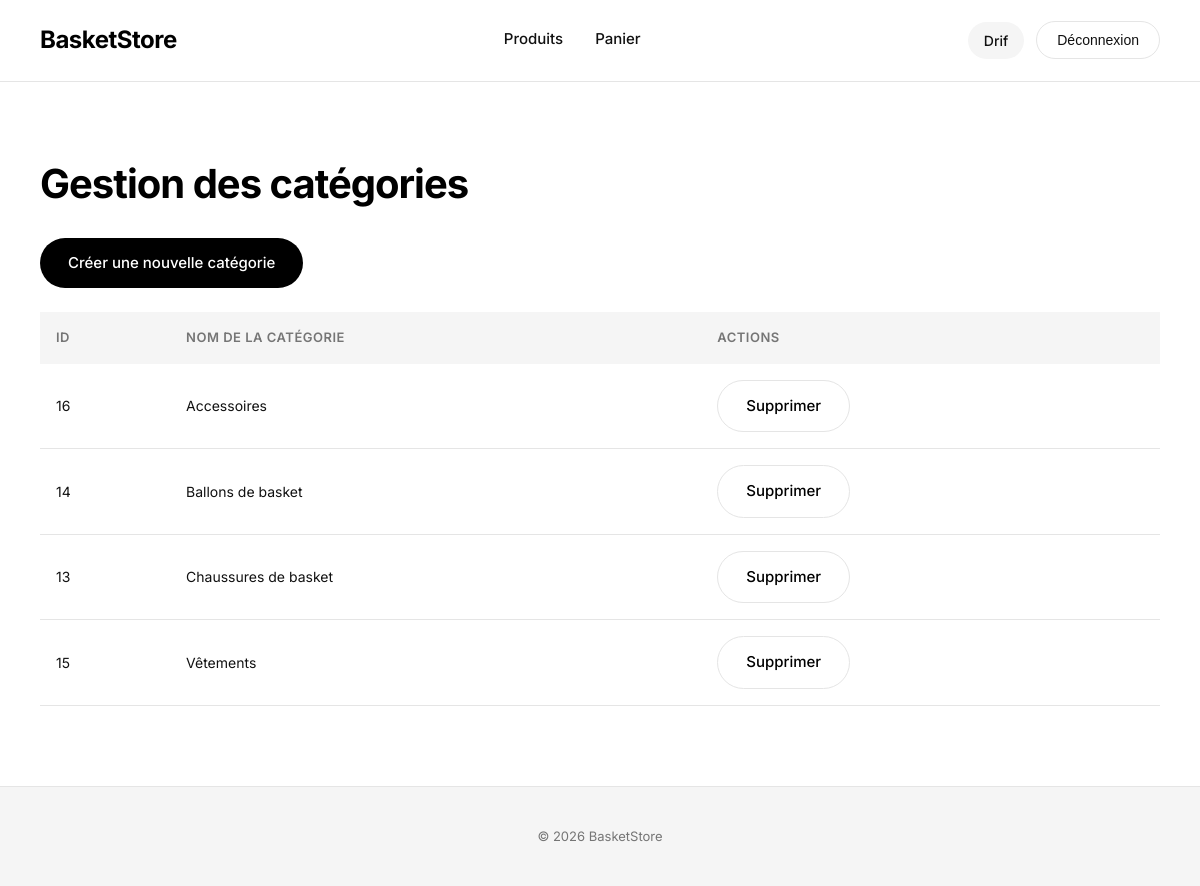
The app's page /admin/categories (signed in) with its own data.
### tables this page shows
CREATE TABLE `categories` (
  `id` int(11) NOT NULL,
  `name` varchar(100) NOT NULL
);

### app/Controllers/AdminController.php (called while the page is built, shortened)
<?php
class AdminController
{
    public function adminCategories()
    {
        $categories = Category::All();
        require __DIR__ . '/../Views/admin/categories.php';
        require __DIR__ . '/../Views/layout.php';
    }
}

### public/index.php (called while the page is built, shortened)
<?php
$routes = [
    ['GET', '/', [Mini\Controllers\HomeController::class, 'index']],
    ['GET', '/liste', [Mini\Controllers\ProductsController::class, 'liste']],
    ['GET', '/products', [Mini\Controllers\ProductsController::class, 'show']],
    ['GET', '/panier', [Mini\Controllers\PanierController::class, 'index']],
    ['GET', '/panier/add', [Mini\Controllers\PanierController::class, 'add']],
    ['GET', '/panier/remove', [Mini\Controllers\PanierController::class, 'remove']],
    ['POST', '/panier/update', [Mini\Controllers\PanierController::class, 'update']],
    ['GET', '/connexion', [Mini\Controllers\AuthController::class, 'connexion']],
    ['POST', '/connexion', [Mini\Controllers\AuthController::class, 'connexion']],
    ['GET', '/inscription', [Mini\Controllers\AuthController::class, 'inscription']],
    ['POST', '/inscription', [Mini\Controllers\AuthController::class, 'inscription']],
    ['GET', '/deconnexion', [Mini\Controllers\AuthController::class, 'deconnexion']],
    ['GET', '/admin', [Mini\Controllers\AdminController::class, 'index']],
    ['GET', '/admin/products', [Mini\Controllers\AdminController::class, 'adminProducts']],
    ['GET', '/admin/products/create', [Mini\Controllers\AdminController::class, 'createProduct']],
    ['POST', '/admin/products/create', [Mini\Controllers\AdminController::class, 'createProduct']],
    ['GET', '/admin/products/edit', [Mini\Controllers\AdminController::class, 'editProduct']],
    ['POST', '/admin/products/edit', [Mini\Controllers\AdminController::class, 'editProduct']],
    ['GET', '/admin/products/delete', [Mini\Controllers\AdminController::class, 'deleteProduct']],
    ['GET', '/admin/categories', [Mini\Controllers\AdminController::class, 'adminCategories']],
    ['GET', '/admin/categories/create', [Mini\Controllers\AdminController::class, 'createCategory']],
    ['POST', '/admin/categories/create', [Mini\Controllers\AdminController::class, 'createCategory']],
    ['GET', '/admin/categories/delete', [Mini\Controllers\AdminController::class, 'deleteCategory']],
];
$router = new Router($routes);
$router->dispatch($_SERVER['REQUEST_METHOD'], $_SERVER['REQUEST_URI']);

### app/Models/Category.php (called while the page is built, shortened)
<?php
class Category
{
    public static function all(): array
    {
        $pdo = Database::getPDO();
        return $pdo
            ->query("SELECT * FROM categories ORDER BY name ASC")
            ->fetchAll(PDO::FETCH_ASSOC);
    }
}

### app/Views/admin/categories.php (the view, shortened to what this page needs)
<h1 class="admin-title">Gestion des catégories</h1>
<div class="admin-actions">
    <a href="/admin/categories/create" class="btn btn-primary">Créer une nouvelle catégorie</a>
</div>
<table class="admin-table">
    <thead>
        <tr>
            <th>ID</th>
            <th>Nom de la catégorie</th>
            <th>Actions</th>
        </tr>
    </thead>
    <tbody>
        <?php if (!empty($categories)): ?>
            <?php foreach ($categories as $cat): ?>
                <tr>
                    <td><?= $cat['id'] ?></td>
                    <td><?= htmlspecialchars($cat['name']) ?></td>
                    <td>
                        <a href="/admin/categories/delete?id=<?= $cat['id'] ?>"
                           onclick="return confirm('Voulez-vous vraiment supprimer cette catégorie ?')"
                           class="btn btn-outline">
                           Supprimer
                        </a>
                    </td>
                </tr>
            <?php endforeach; ?>
        <?php else: ?>
            <tr>
                <td colspan="3">Aucune catégorie disponible.</td>
            </tr>
        <?php endif; ?>
    </tbody>
</table>

### app/Core/Router.php (shortened to what this page needs)
<?php
final class Router
{
    private array $routes;
    public function __construct(array $routes)
    {
        $this->routes = $routes;
    }
    public function dispatch(string $method, string $uri): void
    {
        $path = parse_url($uri, PHP_URL_PATH) ?? '/';
        foreach ($this->routes as [$routeMethod, $routePath, $handler]) {
            if ($method === $routeMethod && $path === $routePath) {
                [$class, $action] = $handler;
                $controller = new $class();
                $controller->$action();
                return;
            }
        }
    }
}

### public/style.css (style rules this page uses)
:root { --primary: #000000; --accent: #FF6B00; --bg: #FFFFFF; --bg-secondary: #F5F5F5; --text: #111111; --text-light: #757575; --border: #E5E5E5; --hover: #FAFAFA; }
* { margin: 0; padding: 0; box-sizing: border-box; }
body { font-family: 'Inter', -apple-system, BlinkMacSystemFont, 'Helvetica Neue', sans-serif; background: var(--bg); color: var(--text); line-height: 1.5; min-height: 100vh; display: flex; flex-direction: column; -webkit-font-smoothing: antialiased; }
h1, h2 { font-weight: 700; letter-spacing: -1px; margin-bottom: 48px; }
h1 { font-size: 56px; color: var(--primary); line-height: 1.1; }
.btn { display: inline-flex; align-items: center; justify-content: center; gap: 8px; padding: 14px 28px; border-radius: 30px; font-weight: 500; font-size: 15px; text-decoration: none; border: none; cursor: pointer; transition: all 0.2s ease; text-transform: none; }
.btn-primary, .btn-add { background: var(--primary); color: var(--bg); }
.btn-outline, .btn-view { background: transparent; color: var(--primary); border: 1px solid var(--border); }
.admin-title { font-size: 40px; color: var(--primary); font-weight: 700; letter-spacing: -1px; margin-bottom: 32px; }
.admin-actions { margin-bottom: 24px; }
.admin-table, table { width: 100%; border-collapse: collapse; }
.admin-table thead, table thead { background: var(--bg-secondary); }
.admin-table thead th, table thead th { padding: 16px; text-align: left; font-weight: 600; font-size: 13px; color: var(--text-light); text-transform: uppercase; letter-spacing: 0.5px; }
.admin-table tbody tr, table tbody tr { border-bottom: 1px solid var(--border); transition: 0.15s ease; }
.admin-table td, table td { padding: 16px; color: var(--text); font-size: 14px; }

### records on screen
categories: id "16", name "Accessoires"
categories: id "14", name "Ballons de basket"
categories: id "13", name "Chaussures de basket"
categories: id "15", name "Vêtements"
